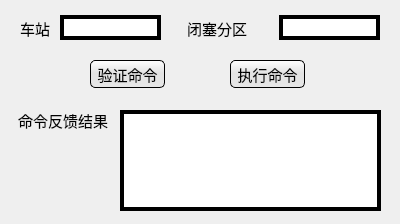
<?xml version="1.0" encoding="UTF-8"?>
<ui version="4.0">
 <class>CQjlogicDlg</class>
 <widget class="QDialog" name="CQjlogicDlg">
  <property name="geometry">
   <rect>
    <x>0</x>
    <y>0</y>
    <width>400</width>
    <height>224</height>
   </rect>
  </property>
  <widget class="QLabel" name="label_Station">
   <property name="geometry">
    <rect>
     <x>20</x>
     <y>18</y>
     <width>31</width>
     <height>21</height>
    </rect>
   </property>
   <property name="font">
    <font>
     <family>新宋体</family>
     <pointsize>11</pointsize>
    </font>
   </property>
   <property name="text">
    <string>车站</string>
   </property>
  </widget>
  <widget class="QLineEdit" name="lineEdit_Station">
   <property name="geometry">
    <rect>
     <x>60</x>
     <y>15</y>
     <width>101</width>
     <height>25</height>
    </rect>
   </property>
   <property name="styleSheet">
    <string notr="true">border-style:solid;
border-width: 4px;
border-color:qlineargradient(spread:pad, x1:1, y1:0, x2:1, y2:1, stop:0 rgba(122, 122, 122, 255), stop:0.596591 rgba(194, 194, 194, 255), stop:0.602273 rgba(65, 65, 65, 255), stop:1 rgba(65, 65, 65, 255)) qlineargradient(spread:pad, x1:1, y1:0, x2:0, y2:0, stop:0 rgba(184, 184, 184, 255), stop:0.636364 rgba(231, 231, 231, 255), stop:0.647727 rgba(170, 170, 170, 255), stop:1 rgba(170, 170, 170, 255)) qlineargradient(spread:pad, x1:0, y1:1, x2:0, y2:0, stop:0 rgba(184, 184, 184, 255), stop:0.636364 rgba(231, 231, 231, 255), stop:0.647727 rgba(170, 170, 170, 255), stop:1 rgba(170, 170, 170, 255)) qlineargradient(spread:pad, x1:0, y1:1, x2:1, y2:1, stop:0 rgba(122, 122, 122, 255), stop:0.596591 rgba(194, 194, 194, 255), stop:0.602273 rgba(65, 65, 65, 255), stop:1 rgba(65, 65, 65, 255));
</string>
   </property>
  </widget>
  <widget class="QLabel" name="label_QJDir">
   <property name="geometry">
    <rect>
     <x>187</x>
     <y>18</y>
     <width>91</width>
     <height>21</height>
    </rect>
   </property>
   <property name="font">
    <font>
     <family>新宋体</family>
     <pointsize>11</pointsize>
    </font>
   </property>
   <property name="text">
    <string>闭塞分区</string>
   </property>
  </widget>
  <widget class="QLineEdit" name="lineEdit_QJDir">
   <property name="geometry">
    <rect>
     <x>279</x>
     <y>15</y>
     <width>101</width>
     <height>25</height>
    </rect>
   </property>
   <property name="styleSheet">
    <string notr="true">border-style:solid;
border-width: 4px;
border-color:qlineargradient(spread:pad, x1:1, y1:0, x2:1, y2:1, stop:0 rgba(122, 122, 122, 255), stop:0.596591 rgba(194, 194, 194, 255), stop:0.602273 rgba(65, 65, 65, 255), stop:1 rgba(65, 65, 65, 255)) qlineargradient(spread:pad, x1:1, y1:0, x2:0, y2:0, stop:0 rgba(184, 184, 184, 255), stop:0.636364 rgba(231, 231, 231, 255), stop:0.647727 rgba(170, 170, 170, 255), stop:1 rgba(170, 170, 170, 255)) qlineargradient(spread:pad, x1:0, y1:1, x2:0, y2:0, stop:0 rgba(184, 184, 184, 255), stop:0.636364 rgba(231, 231, 231, 255), stop:0.647727 rgba(170, 170, 170, 255), stop:1 rgba(170, 170, 170, 255)) qlineargradient(spread:pad, x1:0, y1:1, x2:1, y2:1, stop:0 rgba(122, 122, 122, 255), stop:0.596591 rgba(194, 194, 194, 255), stop:0.602273 rgba(65, 65, 65, 255), stop:1 rgba(65, 65, 65, 255));
</string>
   </property>
  </widget>
  <widget class="QPushButton" name="pushButton_YZCom">
   <property name="geometry">
    <rect>
     <x>90</x>
     <y>60</y>
     <width>75</width>
     <height>28</height>
    </rect>
   </property>
   <property name="font">
    <font>
     <family>新宋体</family>
     <pointsize>11</pointsize>
    </font>
   </property>
   <property name="styleSheet">
    <string notr="true">QPushButton
{
	background-color: qlineargradient(spread:pad, x1:0, y1:0, x2:0, y2:0.954273, stop:0 rgba(255, 255, 255, 255), stop:0.477273 rgba(227, 227, 227, 255), stop:1 rgba(230, 230, 230, 255));
	border-style: outset;
	border-width: 1px;
	border-radius: 5px;
	border-color: black;
}
QPushButton::hover
{
	background-color: qlineargradient(spread:pad, x1:0, y1:0, x2:0, y2:1, stop:0 rgba(225, 225, 225, 255), stop:0.494318 rgba(198, 198, 198, 255), stop:1 rgba(225, 225, 225, 255));
	border-style: solid;
	border-radius: 5px;
	border-width: 1px;
	border-color: blue;
}

QPushButton::pressed
{
	background-color: qlineargradient(spread:pad, x1:0, y1:0, x2:0, y2:1, stop:0 rgba(185, 185, 185, 255), stop:0.494318 rgba(163, 163, 163, 255), stop:1 rgba(172, 172, 172, 255));
	border-style: solid;
	border-radius: 5px;
	border-width: 1px;
	border-color: black;
	padding-left:2px;
    padding-top:1px;
}</string>
   </property>
   <property name="text">
    <string>验证命令</string>
   </property>
  </widget>
  <widget class="QPushButton" name="pushButton_ZXCom">
   <property name="geometry">
    <rect>
     <x>230</x>
     <y>60</y>
     <width>75</width>
     <height>28</height>
    </rect>
   </property>
   <property name="font">
    <font>
     <family>新宋体</family>
     <pointsize>11</pointsize>
    </font>
   </property>
   <property name="styleSheet">
    <string notr="true">QPushButton
{
	background-color: qlineargradient(spread:pad, x1:0, y1:0, x2:0, y2:0.954273, stop:0 rgba(255, 255, 255, 255), stop:0.477273 rgba(227, 227, 227, 255), stop:1 rgba(230, 230, 230, 255));
	border-style: outset;
	border-width: 1px;
	border-radius: 5px;
	border-color: black;
}
QPushButton::hover
{
	background-color: qlineargradient(spread:pad, x1:0, y1:0, x2:0, y2:1, stop:0 rgba(225, 225, 225, 255), stop:0.494318 rgba(198, 198, 198, 255), stop:1 rgba(225, 225, 225, 255));
	border-style: solid;
	border-radius: 5px;
	border-width: 1px;
	border-color: blue;
}

QPushButton::pressed
{
	background-color: qlineargradient(spread:pad, x1:0, y1:0, x2:0, y2:1, stop:0 rgba(185, 185, 185, 255), stop:0.494318 rgba(163, 163, 163, 255), stop:1 rgba(172, 172, 172, 255));
	border-style: solid;
	border-radius: 5px;
	border-width: 1px;
	border-color: black;
	padding-left:2px;
    padding-top:1px;
}</string>
   </property>
   <property name="text">
    <string>执行命令</string>
   </property>
  </widget>
  <widget class="QLabel" name="label_MLFKJG">
   <property name="geometry">
    <rect>
     <x>18</x>
     <y>110</y>
     <width>111</width>
     <height>21</height>
    </rect>
   </property>
   <property name="font">
    <font>
     <family>新宋体</family>
     <pointsize>11</pointsize>
    </font>
   </property>
   <property name="text">
    <string>命令反馈结果</string>
   </property>
  </widget>
  <widget class="QTextEdit" name="textEdit_MLFKJG">
   <property name="geometry">
    <rect>
     <x>120</x>
     <y>110</y>
     <width>261</width>
     <height>101</height>
    </rect>
   </property>
   <property name="styleSheet">
    <string notr="true">border-style:solid;
border-width: 4px;
border-color:qlineargradient(spread:pad, x1:1, y1:0, x2:1, y2:1, stop:0 rgba(122, 122, 122, 255), stop:0.596591 rgba(194, 194, 194, 255), stop:0.602273 rgba(65, 65, 65, 255), stop:1 rgba(65, 65, 65, 255)) qlineargradient(spread:pad, x1:1, y1:0, x2:0, y2:0, stop:0 rgba(184, 184, 184, 255), stop:0.636364 rgba(231, 231, 231, 255), stop:0.647727 rgba(170, 170, 170, 255), stop:1 rgba(170, 170, 170, 255)) qlineargradient(spread:pad, x1:0, y1:1, x2:0, y2:0, stop:0 rgba(184, 184, 184, 255), stop:0.636364 rgba(231, 231, 231, 255), stop:0.647727 rgba(170, 170, 170, 255), stop:1 rgba(170, 170, 170, 255)) qlineargradient(spread:pad, x1:0, y1:1, x2:1, y2:1, stop:0 rgba(122, 122, 122, 255), stop:0.596591 rgba(194, 194, 194, 255), stop:0.602273 rgba(65, 65, 65, 255), stop:1 rgba(65, 65, 65, 255));
</string>
   </property>
  </widget>
 </widget>
 <resources/>
 <connections/>
</ui>
